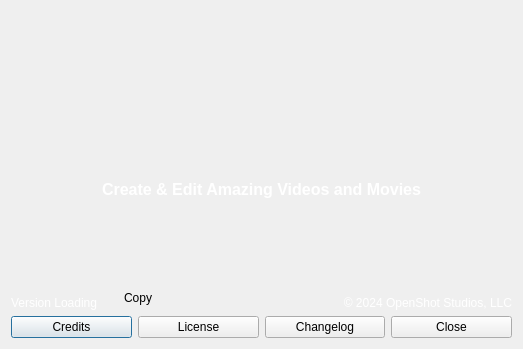
<?xml version="1.0" encoding="UTF-8"?>
<ui version="4.0">
 <class>Dialog</class>
 <widget class="QDialog" name="Dialog">
  <property name="geometry">
   <rect>
    <x>0</x>
    <y>0</y>
    <width>523</width>
    <height>349</height>
   </rect>
  </property>
  <property name="maximumSize">
   <size>
    <width>540</width>
    <height>402</height>
   </size>
  </property>
  <property name="windowTitle">
   <string>About OpenShot</string>
  </property>
  <property name="windowIcon">
   <iconset>
    <normaloff>:/openshot.svg</normaloff>:/openshot.svg</iconset>
  </property>
  <layout class="QGridLayout" name="gridLayout">
   <item row="1" column="0" colspan="3">
    <layout class="QVBoxLayout" name="verticalLayout">
     <item>
      <widget class="QLabel" name="lblAboutDescription">
       <property name="sizePolicy">
        <sizepolicy hsizetype="Preferred" vsizetype="Minimum">
         <horstretch>0</horstretch>
         <verstretch>0</verstretch>
        </sizepolicy>
       </property>
       <property name="styleSheet">
        <string notr="true">font-size: 16px; font-weight: bold; color: #FFFFFF; margin-bottom: 20px;</string>
       </property>
       <property name="text">
        <string>Create &amp; Edit Amazing Videos and Movies</string>
       </property>
       <property name="alignment">
        <set>Qt::AlignBottom|Qt::AlignHCenter</set>
       </property>
      </widget>
     </item>
     <item>
      <layout class="QHBoxLayout" name="horizontalLayoutVersionCopyright">
       <item alignment="Qt::AlignBottom">
        <widget class="QLabel" name="txtversion">
         <property name="sizePolicy">
          <sizepolicy hsizetype="Maximum" vsizetype="Expanding">
           <horstretch>0</horstretch>
           <verstretch>0</verstretch>
          </sizepolicy>
         </property>
         <property name="styleSheet">
          <string notr="true">font-size: 12px; color: #FFFFFF; </string>
         </property>
         <property name="text">
          <string>Version Loading</string>
         </property>
         <property name="alignment">
          <set>Qt::AlignBottom|Qt::AlignLeading|Qt::AlignLeft</set>
         </property>
        </widget>
       </item>
       <item alignment="Qt::AlignBottom">
        <widget class="QToolButton" name="btnCopyVersionInfo">
         <property name="sizePolicy">
          <sizepolicy hsizetype="Maximum" vsizetype="Fixed">
           <horstretch>0</horstretch>
           <verstretch>0</verstretch>
          </sizepolicy>
         </property>
         <property name="minimumSize">
          <size>
           <width>68</width>
           <height>24</height>
          </size>
         </property>
         <property name="toolTip">
          <string>Copy Version Info</string>
         </property>
         <property name="text">
          <string>Copy</string>
         </property>
         <property name="autoRaise">
          <bool>true</bool>
         </property>
        </widget>
       </item>
       <item>
        <spacer name="horizontalSpacerVersionCopy">
         <property name="orientation">
          <enum>Qt::Horizontal</enum>
         </property>
         <property name="sizeHint" stdset="0">
          <size>
           <width>40</width>
           <height>20</height>
          </size>
         </property>
        </spacer>
       </item>
       <item>
        <widget class="QLabel" name="lblAboutCompany">
         <property name="sizePolicy">
          <sizepolicy hsizetype="Preferred" vsizetype="Expanding">
           <horstretch>0</horstretch>
           <verstretch>0</verstretch>
          </sizepolicy>
         </property>
         <property name="styleSheet">
          <string notr="true">font-size: 12px; color: #FFFFFF; </string>
         </property>
         <property name="text">
          <string>© 2024 OpenShot Studios, LLC</string>
         </property>
         <property name="alignment">
          <set>Qt::AlignBottom|Qt::AlignRight|Qt::AlignTrailing</set>
         </property>
        </widget>
       </item>
      </layout>
     </item>
     <item>
      <layout class="QHBoxLayout" name="horizontalLayoutButtons">
       <item>
        <widget class="QPushButton" name="btncredit">
         <property name="text">
          <string>Credits</string>
         </property>
        </widget>
       </item>
       <item>
        <widget class="QPushButton" name="btnlicense">
         <property name="text">
          <string>License</string>
         </property>
        </widget>
       </item>
       <item>
        <widget class="QPushButton" name="btnchangelog">
         <property name="text">
          <string>Changelog</string>
         </property>
        </widget>
       </item>
       <item>
        <widget class="QPushButton" name="pushButton_3">
         <property name="text">
          <string>Close</string>
         </property>
        </widget>
       </item>
      </layout>
     </item>
    </layout>
   </item>
   <item row="0" column="0">
    <spacer name="verticalSpacer">
     <property name="orientation">
      <enum>Qt::Vertical</enum>
     </property>
     <property name="sizeHint" stdset="0">
      <size>
       <width>20</width>
       <height>40</height>
      </size>
     </property>
    </spacer>
   </item>
  </layout>
 </widget>
 <resources/>
 <connections>
  <connection>
   <sender>pushButton_3</sender>
   <signal>clicked()</signal>
   <receiver>Dialog</receiver>
   <slot>reject()</slot>
   <hints>
    <hint type="sourcelabel">
     <x>522</x>
     <y>777</y>
    </hint>
    <hint type="destinationlabel">
     <x>613</x>
     <y>765</y>
    </hint>
   </hints>
  </connection>
 </connections>
</ui>
